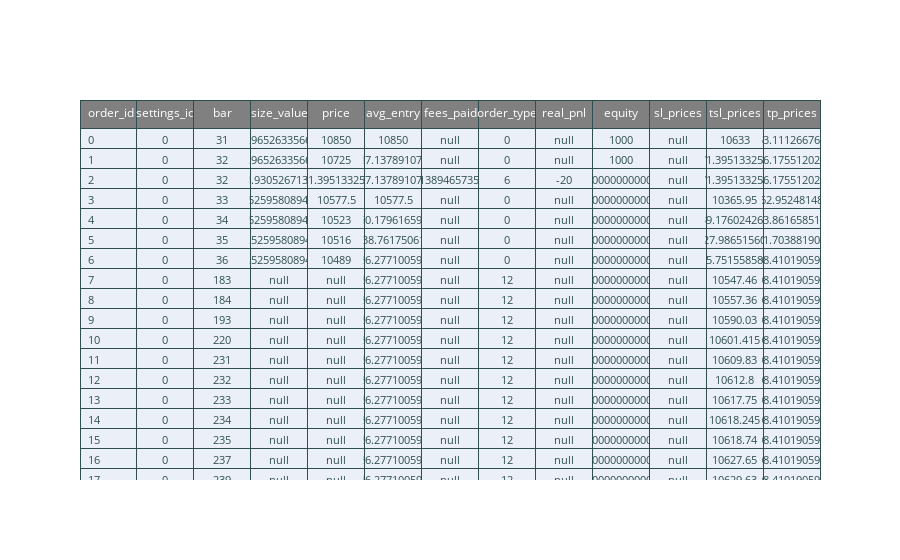

The notebook cell saved with this chart:
### Code cell
headerColor = 'grey'
rowEvenColor = 'lightgrey'
rowOddColor = 'white'

fig = go.Figure(
    data=[
        go.Table(
            header=dict(
                values=(order_records.dtype.names),
                line_color="darkslategray",
                fill_color=headerColor,
                align=["left", "center"],
                font=dict(color="white", size=12),
            ),
            cells=dict(
                values=pd.DataFrame(order_records[:20]).T.values,
                line_color="darkslategray",
                # 2-D list of colors for alternating rows
                # fill_color=[
                #     [
                #         rowOddColor,
                #         rowEvenColor,
                #         rowOddColor,
                #         rowEvenColor,
                #         rowOddColor,
                #     ]
                #     * 5
                # ],
                align=["left", "center"],
                font=dict(color="darkslategray", size=11),
            ),
        )
    ]
)

fig.show()

### Figure 1 — Plotly figure (JSON) as saved in the notebook; plotly's stock layout.template omitted (floating-point values rounded to 4 significant figures; data arrays with more than 128 entries replaced by an {"elided": "..."} marker saying what was removed)
{"data": [{"cells": {"align": ["left", "center"], "font": {"color": "darkslategray", "size": 11}, "line": {"color": "darkslategray"}, "values": {"elided": "13x20 float values"}}, "header": {"align": ["left", "center"], "fill": {"color": "grey"}, "font": {"color": "white", "size": 12}, "line": {"color": "darkslategray"}, "values": ["order_id", "settings_id", "bar", "size_value", "price", "avg_entry", "fees_paid", "order_type", "real_pnl", "equity", "sl_prices", "tsl_prices", "tp_prices"]}, "type": "table"}], "layout": {}}
